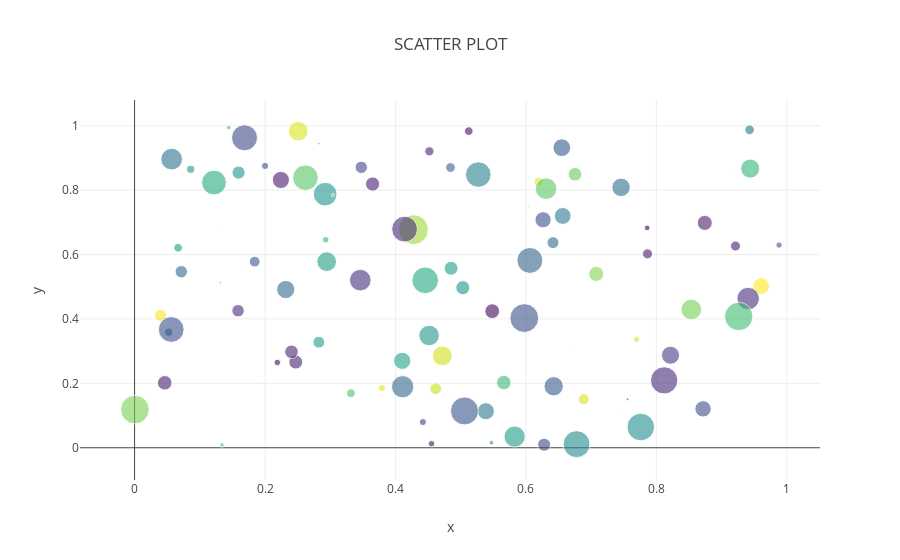

Notebook source saved alongside this figure:
### Code cell
fig = go.Figure(layout=layout)

fig.add_scatter(x=x,
                y=y,
                mode='markers',
                hovertext=ids,
                marker={'size': sz,
                        'color': colors,
                        'opacity': 0.6,
                        'colorscale': 'Viridis'})
iplot(fig)
